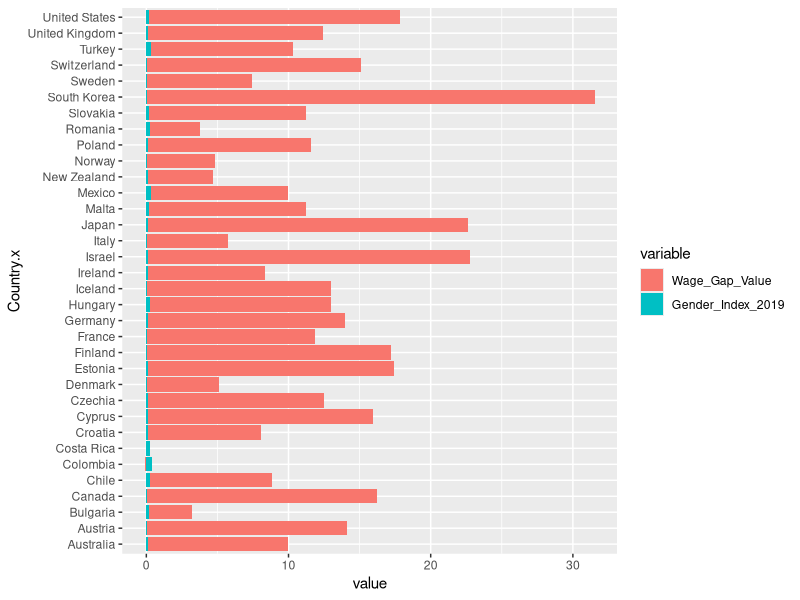

The R source for this figure:
# Hao Chen
# install.packages("plotly")
# install.packages("reshape2")
library(ggplot2)
library(reshape2)
library(dplyr)
df <- read.csv("../data/clean_data.csv")

# View(df)
#plot <- ggplot(df, aes(x=Country.x, y=Gender_Index_2019+Wage_Gap_Value)) + 
#  geom_bar(position="stack", stat = "identity") +
#  coord_flip()
df3 <- df %>% 
  select(Country.x, Wage_Gap_Value, Gender_Index_2019) %>%
  na.omit

df2 <- melt(df3, id.vars="Country.x")

plot2 <- ggplot(df2, aes(x=Country.x, y=value, fill=variable)) + 
  geom_bar(stat = "identity") + coord_flip()
